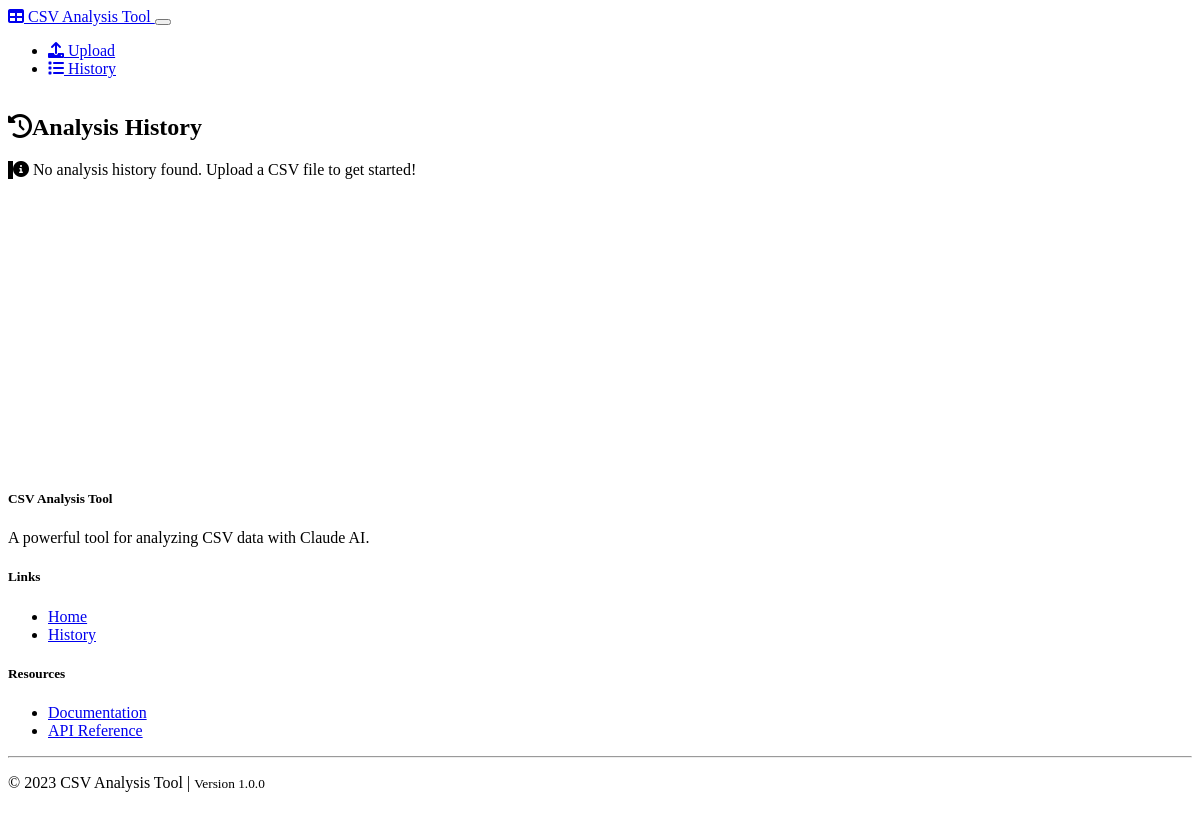
Before: /history with the older database file.
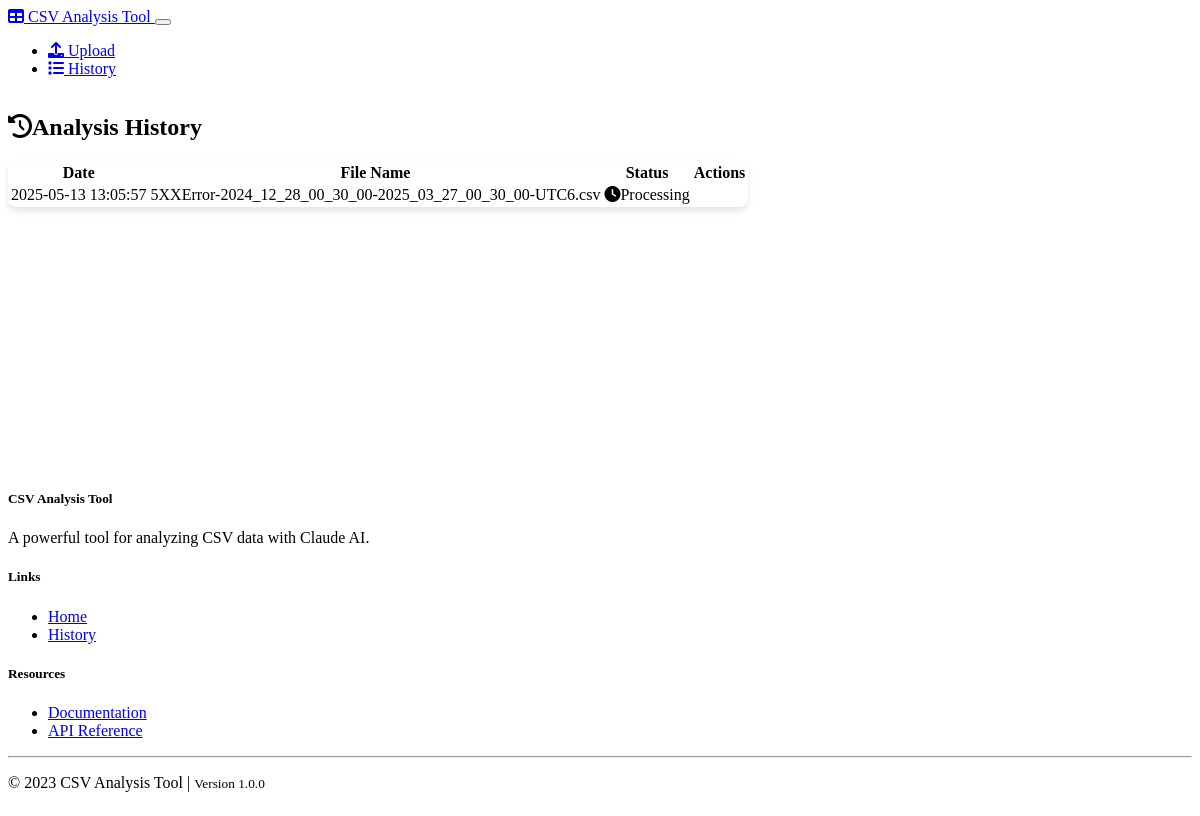
After: the same page with the newer database file.
### utils/db_connector.py (models this page shows, shortened)
class AnalysisResult(db.Model):
    __tablename__ = 'analysis_results'
    id = Column(Integer, primary_key=True)
    csv_data_id = Column(Integer, ForeignKey('csv_data.id'), nullable=False)
    analysis_type = Column(
        String(50), nullable=False)  # summary, insights, recommendations
    result = Column(Text)  # JSON string or text content
    created_at = Column(DateTime, default=datetime.utcnow)
    csv_data = relationship("CSVData", back_populates="analysis_results")

class CSVData(db.Model):
    __tablename__ = 'csv_data'
    id = Column(Integer, primary_key=True)
    filename = Column(String(255), nullable=False)
    upload_date = Column(DateTime, default=datetime.utcnow)
    rows = Column(Integer)
    columns = Column(Integer)
    file_size = Column(Float)  # Size in KB
    column_names = Column(Text)  # JSON string of column names
    status = Column(String(50),
                    default='uploaded')  # uploaded, processed, analyzed, error
    analysis_results = relationship("AnalysisResult",
                                    back_populates="csv_data",
                                    cascade="all, delete-orphan")

### routes/main.py (the view)
@main_bp.route('/history')
def history():
    try:
        analysis_history = (
            AnalysisResult.query
            .join(CSVData, AnalysisResult.csv_data_id == CSVData.id)
            .order_by(AnalysisResult.created_at.desc())
            .all()
        )
        return render_template('history.html',
                             analysis_history=analysis_history)
    except Exception as e:
        logger.error(f"Error retrieving analysis history: {str(e)}")
        flash('Error retrieving analysis history', 'error')
        return redirect(url_for('main.index'))

### templates/history.html (shortened to what this page needs)
{% extends "layout.html" %}
{% block content %}
<div class="container mt-4 fade-in">
    <div class="row">
        <div class="col-12">
            <h2 class="mb-4 animated-heading">
                <i class="fas fa-history me-2"></i>Analysis History
            </h2>
            {% if analysis_history %}
                <div class="table-responsive slide-in-up">
                    <table class="table table-hover candidate-table">
                        <thead class="table-dark">
                            <tr>
                                <th>Date</th>
                                <th>File Name</th>
                                <th>Status</th>
                                <th>Actions</th>
                            </tr>
                        </thead>
                        <tbody>
                            {% for analysis in analysis_history %}
                            <tr class="candidate-entry">
                                <td>{{ analysis.created_at.strftime('%Y-%m-%d %H:%M:%S') }}</td>
                                <td>{{ analysis.csv_data.filename }}</td>
                                <td>
                                    {% if analysis.status == 'completed' %}
                                        <span class="badge bg-success">
                                            <i class="fas fa-check-circle me-1"></i>Completed
                                        </span>
                                    {% elif analysis.status == 'failed' %}
                                        <span class="badge bg-danger">
                                            <i class="fas fa-times-circle me-1"></i>Failed
                                        </span>
                                    {% else %}
                                        <span class="badge bg-warning">
                                            <i class="fas fa-clock me-1"></i>Processing
                                        </span>
                                    {% endif %}
                                </td>
                            </tr>
                            {% endfor %}
                        </tbody>
                    </table>
                </div>
            {% else %}
                <div class="alert alert-info slide-in-up">
                    <i class="fas fa-info-circle me-2"></i>
                    No analysis history found. Upload a CSV file to get started!
                </div>
            {% endif %}
        </div>
    </div>
</div>
{% endblock %}

Changed rows visible on the page:
added AnalysisResult: created_at "2025-05-13 13:05:57", csv_data.filename "5XXError-2024_12_28_00_30_00-2025_03_27_00_30_00-UTC6.csv"
Other visible differences:
text no longer shown: "No analysis history found. Upload a CSV file to get started!"
text now shown: "Date File Name Status Actions"
